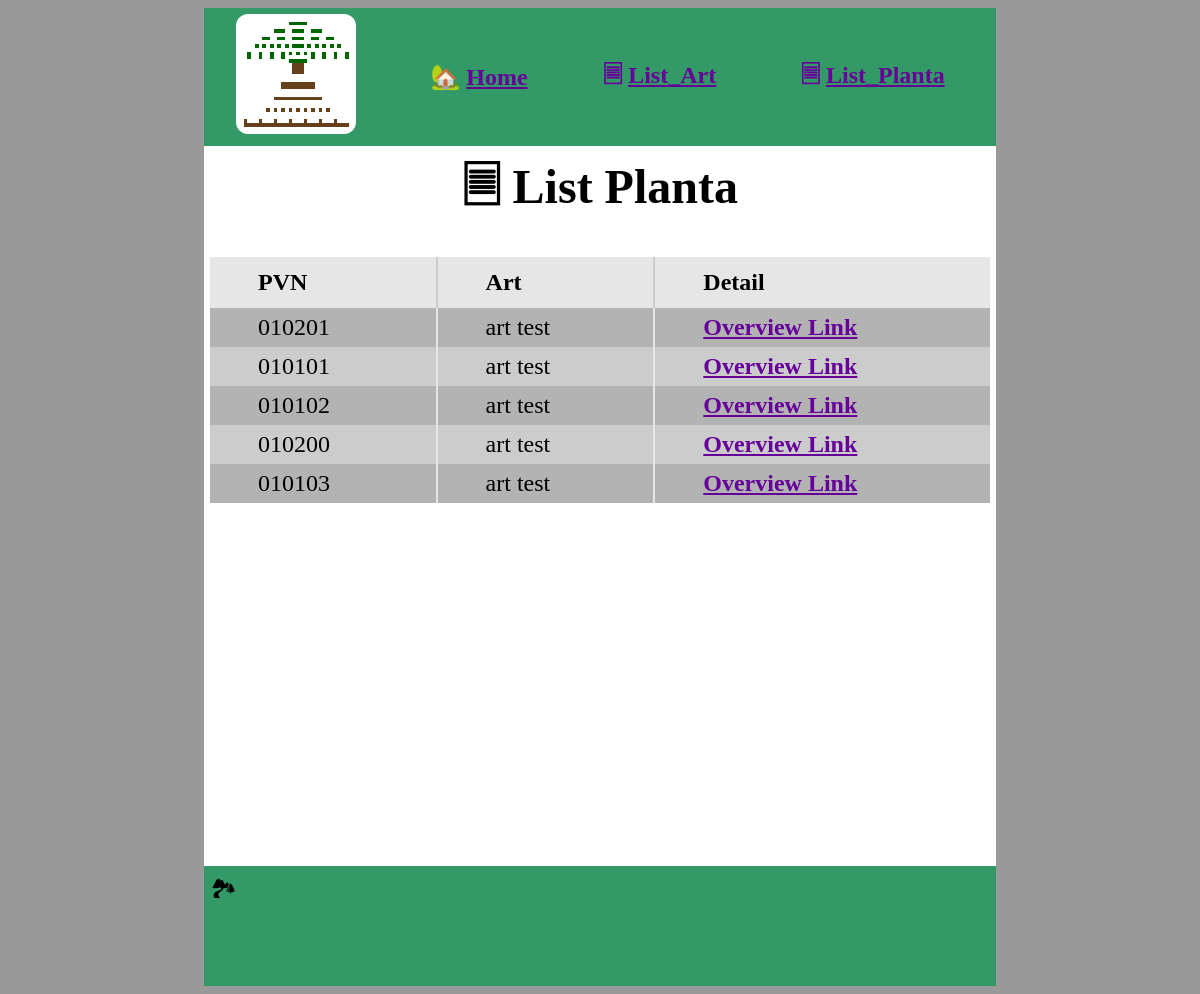
Page /list_planta/ on the earlier database version.
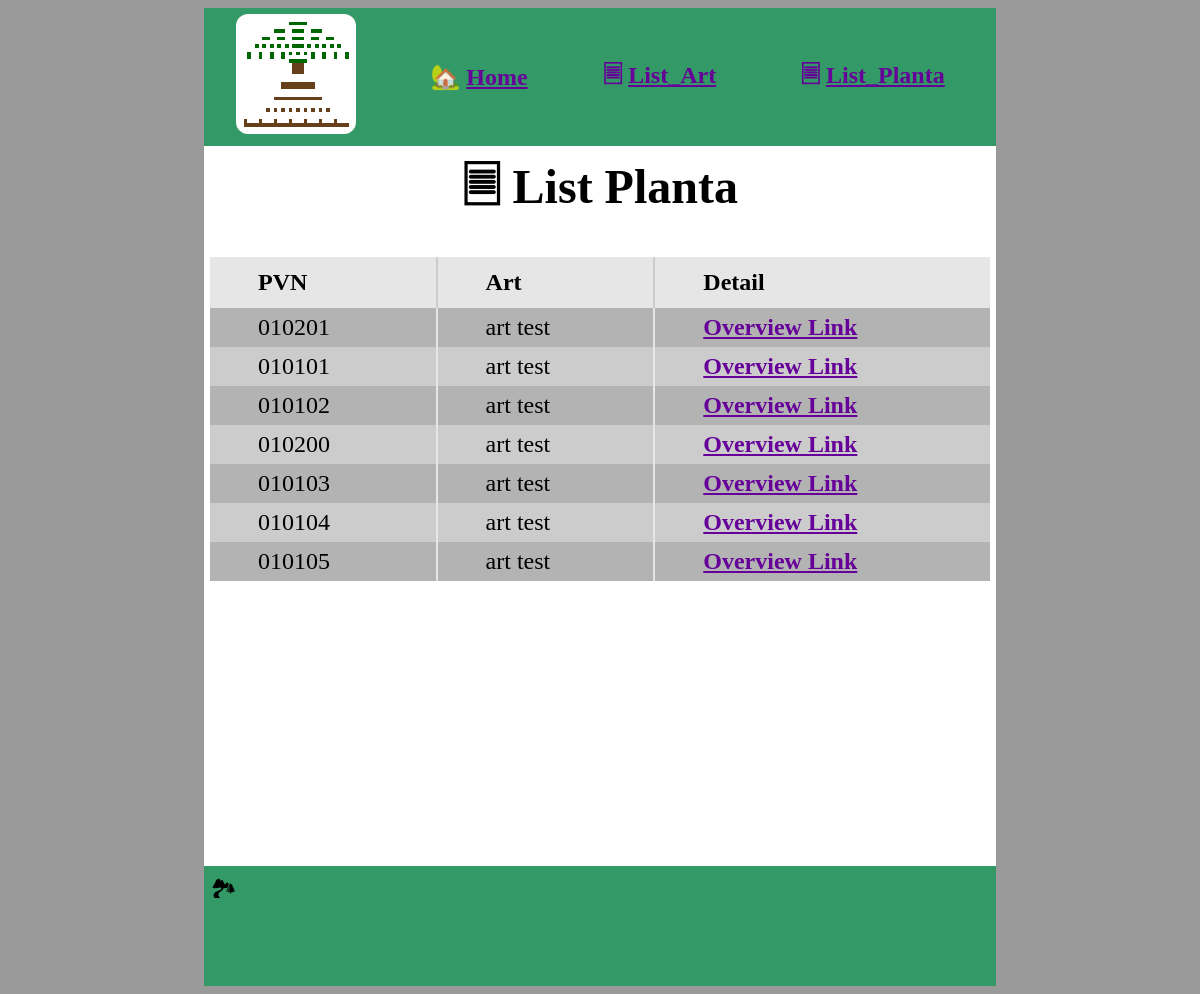
Same page on the later database version.
### trees/models.py (models this page shows, shortened)
class planta(Model):
    generate = BooleanField(default=True)
    pvn = CharField(default=-1,max_length=6, editable=False) #TEMP?
    art = ForeignKey(art, on_delete=CASCADE) #pnv:1
    landskap = ForeignKey(landskap, on_delete=CASCADE,editable=False) #pvn:2
    diskriminator = IntegerField(default=-1, null=True, editable=False) #!!pvn:3
    ursprungskalla = ForeignKey(ursprungskalla, on_delete=CASCADE)
    odlingsmaterial = ForeignKey(odlingsmaterial, on_delete=CASCADE)
    ursprungsplanta = ForeignKey("self", on_delete=CASCADE, blank=True, null=True)
    insamlingsdatum = DateField()
    insamlingsperson = ForeignKey(insamlingsperson, on_delete=CASCADE, blank=True, null=True)
    info = CharField(max_length=500, blank=True)
    rotade = CharField(max_length=255, blank=True, null=True) #!!TBR?
    sticklingar = CharField(max_length=255, blank=True, null=True) #!!TBR?
    planterad = BooleanField(blank=True, null=True)
    antal_plockade = IntegerField(blank=True, null=True) #!!TBR

class art(Model):
    namn = CharField(max_length=255)
    latin = CharField(max_length=255)
    info = TextField(blank=True)

### trees/views.py (the view)
# urls.py: path('list_planta/', views.list_planta, name='list_planta'),
def list_planta(request):
  filter_pvn = request.GET.get('query')
  list_planta = list_planta_objects(filter_pvn)
  return view(request, 'list.html', {'list_planta': list_planta,})

### trees/views.py (called while the page is built)
def view(request, template_, context_):
  template = loader.get_template(template_)
  context=context_
  return HttpResponse(template.render(context, request))

def list_planta_objects(filter_pvn = None):
  list_planta = None
  if (filter_pvn):
    list_planta = planta.objects.filter(pvn__icontains=filter_pvn)
  else:
    list_planta = planta.objects.all()
  return list_planta

### trees/templates/list.html (shortened to what this page needs)
{% extends "main.html" %}
{% block content %}
    {% if list_planta %}
        {% include 'list_planta.html' %}
    {% endif %}
{% endblock %}

### trees/templates/main.html (shortened to what this page needs)
{% load static %}
<!DOCTYPE html>
<html>
    <head>
        <link rel="stylesheet" href="{% static 'css/main.css' %}">
        <link rel="stylesheet" href="{% static 'css/content.css' %}">
        <link rel="stylesheet" href="{% static 'css/landing.css' %}">
        <link rel="stylesheet" href="{% static 'css/detail.css' %}">
    </head>
    <body>
        <div id="header" class="content_box printHide">
            <div id="header_content" class="content">
                <table class="header_content_link_menu" cellspacing="0" class="margin_auto">
                    <tr>
                        <td><a class="header_content_link" href="/"><img src="{% static 'ico/MinimalTree.ico' %}" id="header_content_icon"></img></a></td>
                        <td><a class="header_content_link" href="/">&#127969; <span class="uscr">Home</span></a></td>
                        <td><a class="header_content_link" href="{% url 'list_art' %}" >&#128463; <span class="uscr">List_Art</span></a></td>
                        <td><a class="header_content_link" href="{% url 'list_planta' %}" >&#128463; <span class="uscr">List_Planta</span></a></td>
                    </tr>
                </table>
            </div>
        </div>
        <div id="center" class="content_box">
            <div id="center_content" class="content">
                {% block content %}{% endblock %}
            </div>
        </div>
        <div id="footer" class="content_box printHide">
            <div id="footer_content" class="content">
                &#127966;
            </div>
        </div>
    </body>
</html>

### trees/templates/list_planta.html (shortened to what this page needs)
<h1>&#128463; List Planta</h1>
    <div>
        <table cellspacing="0" class="margin_auto">
            <thead>
                <tr>
                    <td>
                        PVN
                    </td>
                    <td>
                        Art
                    </td>
                    <td>
                        Detail
                    </td>
                </tr>
            </thead>
            <tbody>
                {% for planta in list_planta %}
                    <tr>
                        <td>
                            {{ planta.pvn }}
                        </td>
                        <td>
                            {{ planta.art.namn }}
                        </td>
                        <td>
                            <a href="{% url 'list_planta' %}{{ planta.id }}"><span class="uscr">Overview Link</span></a>
                        </td>
                    </tr>
                {% endfor %}
            </tbody>
        </table>
    </div>

### trees/static/css/main.css (style rules this page uses)
body { background-color: #999999; overflow: hidden; overflow-y: scroll; font-size: 48px; }
h1 { text-align: center; margin: auto; }
a { font-weight: 600; color: #609; text-decoration: none; }
table { background-color: #000; }
thead tr { background-color: #e6e6e6 !important; }
thead td { padding: 0.5em 2em; font-weight: bold; border-right: 0.1em solid #cccccc; }
tr { background-color: #b3b3b3; }
tr:nth-child(even) { background-color: #cccccc; }
td { border-right: 0.1em solid #e6e6e6; padding: 0.25em 0.25em; }
td:last-child { border-right: none; }
.margin_auto { margin: auto; }
.uscr { text-decoration: underline; }
@media screen and (min-width: 981px) { body { font-size: 24px; } }
@media screen and (min-width: 981px) { td { padding: 0.25em 2em; } }

### trees/static/css/content.css (style rules this page uses)
.content_box { background-color: #fff; color: #000; min-height: 5em; margin: auto; }
#header { background-color: #339966; }
#footer { background-color: #339966; }
#center { min-height:90vh; }
.content { padding: 0.25em 0.25em; overflow: hidden; }
#center_content { padding: 0.25em 0.25em; }
#center_content div { overflow: scroll; }
#header_content { height: calc(5em - 0.25em -0.25em) }
.header_content_link { margin: 0.5em; }
.header_content_link img { image-rendering: pixelated; }
.header_content_link_menu { width: 100%; border: none; }
.header_content_link_menu tr { background-color: #339966; border: inherit; }
.header_content_link_menu td { border:inherit; padding: 0; text-align: center; }
#header_content_icon { height: 5em; width: auto; margin-left: -0.5em; border-radius: 12px; }
@media screen and (min-width: 981px) { .content_box { width: 33em; } }

### trees/static/css/detail.css (style rules this page uses)
#center table { margin-top: 1em; margin-bottom: 2em; width: 100%; }

Differences in the rows shown:
added planta: pvn "010104", art.namn "art test"
added planta: pvn "010105", art.namn "art test"
